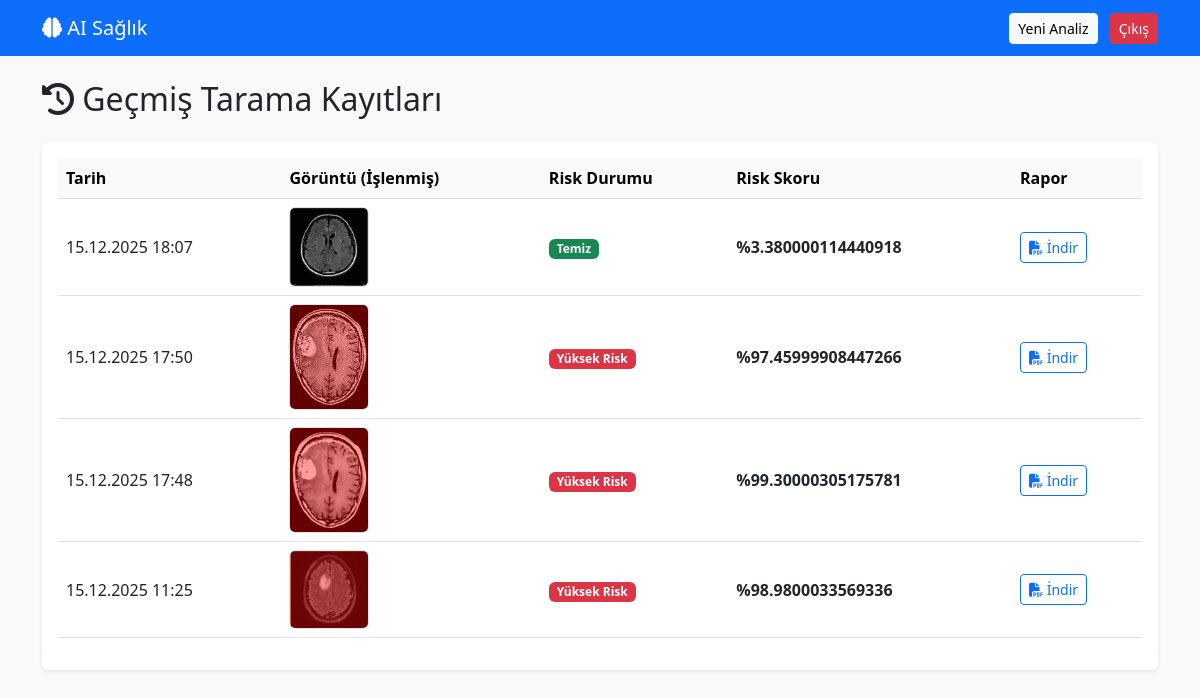
Page /dashboard (signed in) on the committed database.
### app.py (models this page shows)
class Report(db.Model):
    id = db.Column(db.Integer, primary_key=True)
    date = db.Column(db.DateTime, default=datetime.now)
    original_path = db.Column(db.String(300))
    processed_path = db.Column(db.String(300))
    pdf_path = db.Column(db.String(300))
    risk_score = db.Column(db.Float)
    risk_label = db.Column(db.String(100))
    user_id = db.Column(db.Integer, db.ForeignKey('user.id'), nullable=False)  # Hangi kullanıcıya ait?

### app.py (the view)
@app.route('/dashboard')
@login_required
def dashboard():
    user_reports = Report.query.filter_by(user_id=current_user.id).order_by(Report.date.desc()).all()
    return render_template('dashboard.html', reports=user_reports)

### app.py (called while the page is built)
@login_manager.user_loader
def load_user(user_id):
    return User.query.get(int(user_id))

### templates/dashboard.html (shortened to what this page needs)
<!DOCTYPE html>
<html lang="tr">
<head>
    <link href="https://cdn.jsdelivr.net/npm/bootstrap@5.3.0/dist/css/bootstrap.min.css" rel="stylesheet">
    <link rel="stylesheet" href="https://cdnjs.cloudflare.com/ajax/libs/font-awesome/6.4.0/css/all.min.css">
</head>
<body class="bg-light">
<nav class="navbar navbar-dark bg-primary mb-4">
    <div class="container">
        <a class="navbar-brand" href="/"><i class="fa-solid fa-brain"></i> AI Sağlık</a>
        <div>
            <a href="/" class="btn btn-light btn-sm me-2">Yeni Analiz</a>
            <a href="/logout" class="btn btn-danger btn-sm">Çıkış</a>
        </div>
    </div>
</nav>
<div class="container">
    <h2 class="mb-4"><i class="fa-solid fa-clock-rotate-left"></i> Geçmiş Tarama Kayıtları</h2>
    {% if reports %}
    <div class="table-responsive bg-white p-3 rounded shadow-sm">
        <table class="table table-hover align-middle">
            <thead class="table-light">
                <tr>
                    <th>Tarih</th>
                    <th>Görüntü (İşlenmiş)</th>
                    <th>Risk Durumu</th>
                    <th>Risk Skoru</th>
                    <th>Rapor</th>
                </tr>
            </thead>
            <tbody>
                {% for report in reports %}
                <tr>
                    <td>{{ report.date.strftime('%d.%m.%Y %H:%M') }}</td>
                    <td>
                        <img src="{{ report.processed_path }}" width="80" class="rounded border" onclick="window.open(this.src)" style="cursor:pointer">
                    </td>
                    <td>
                        {% if report.risk_score > 50 %}
                            <span class="badge bg-danger">Yüksek Risk</span>
                        {% else %}
                            <span class="badge bg-success">Temiz</span>
                        {% endif %}
                    </td>
                    <td class="fw-bold">%{{ report.risk_score }}</td>
                    <td>
                        <a href="{{ report.pdf_path }}" download class="btn btn-outline-primary btn-sm">
                            <i class="fa-solid fa-file-pdf"></i> İndir
                        </a>
                    </td>
                </tr>
                {% endfor %}
            </tbody>
        </table>
    </div>
    {% else %}
        <div class="alert alert-info">Henüz hiç analiz yapmamışsınız. Hemen <a href="/">ilk analizi başlatın!</a></div>
    {% endif %}
</div>
</body>
</html>

### rows in the picture
Report: date "15.12.2025 18:07", processed_path (picture), shows "Temiz", risk_score "3.380000114440918"
Report: date "15.12.2025 17:50", processed_path (picture), shows "Yüksek Risk", risk_score "97.45999908447266"
Report: date "15.12.2025 17:48", processed_path (picture), shows "Yüksek Risk", risk_score "99.30000305175781"
Report: date "15.12.2025 11:25", processed_path (picture), shows "Yüksek Risk", risk_score "98.9800033569336"
